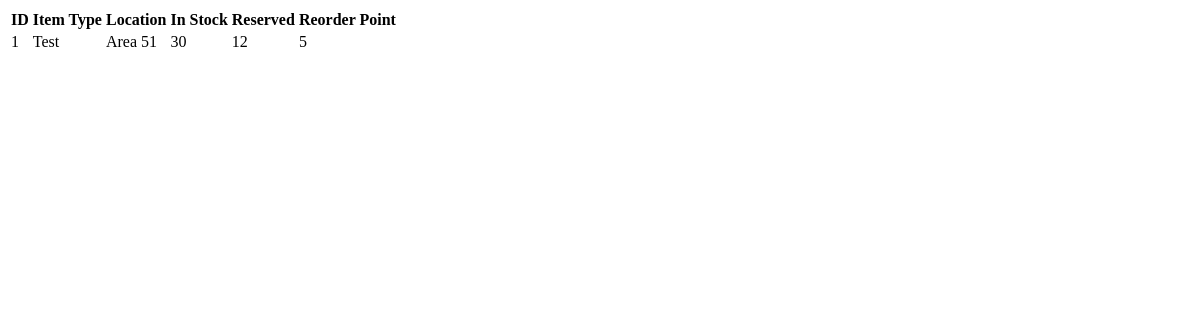
The app's page /stock/stock_list, older data.
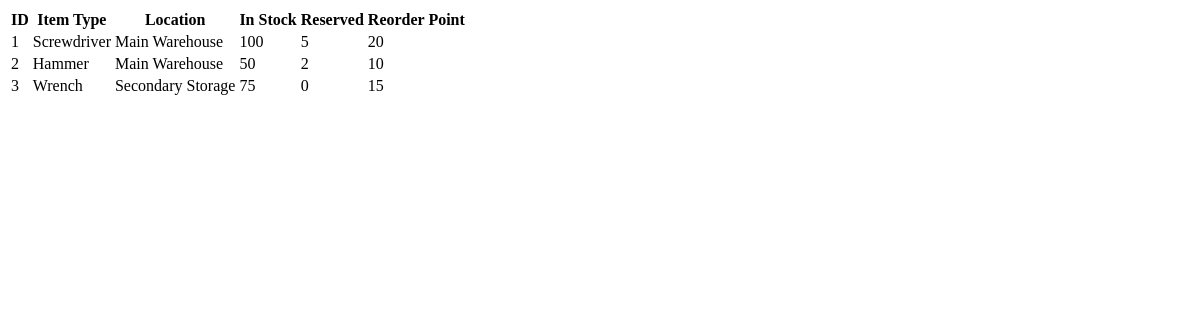
The same page, newer data.
### tables this page shows
CREATE TABLE stock (
            id INTEGER PRIMARY KEY,
            item_type_id INTEGER REFERENCES item_types(id),
            location_id INTEGER REFERENCES locations(id),
            in_stock INTEGER NOT NULL DEFAULT 0,
            reserved INTEGER NOT NULL DEFAULT 0,
            reorder_point INTEGER NOT NULL DEFAULT 5
        );

CREATE TABLE item_types (
            id INTEGER PRIMARY KEY AUTOINCREMENT,
            name TEXT NOT NULL,
            part_no TEXT UNIQUE NOT NULL,
            item_group TEXT,
            cost REAL NOT NULL
        );

CREATE TABLE locations (
            id INTEGER PRIMARY KEY,
            name TEXT NOT NULL,
            address TEXT NOT NULL
        );

### routes/stock.py (the view)
@stock_bp.route("/stock_list")
def stock_list():
    stocks = db.get_all_stocks()
    return render_template("partials/_stock_list.html", stocks=stocks)

### db.py (called while the page is built)
def get_connection():
    conn = sql.connect(DB_PATH)
    conn.execute("PRAGMA foreign_keys = ON;")
    return conn

def get_all_stocks() -> list[Stock] | None:
    return _fetch_stocks()

### templates/partials/_stock_list.html
<table class="styled-table">
    <thead>
        <tr><th>ID</th><th>Item Type</th><th>Location</th><th>In Stock</th><th>Reserved</th><th>Reorder Point</th></tr>
    </thead>
    <tbody>
        {% for stock in stocks %}
            <tr>
                <td>{{ stock.id }}</td>
                <td>{{ stock.item_type.name }}</td>
                <td>{{ stock.location.name }}</td>
                <td>{{ stock.in_stock }}</td>
                <td>{{ stock.reserved }}</td>
                <td>{{ stock.reorder_point }}</td>
            </tr>
        {% endfor %}
    </tbody>
</table>

Row changes from the older to the newer data that the page shows:
changed stock: item_type.name "Test" → "Screwdriver"; location.name "Area 51" → "Main Warehouse"; in_stock "30" → "100"; reserved "12" → "5"; reorder_point "5" → "20"
added stock: id "2", item_type.name "Hammer", location.name "Main Warehouse", in_stock "50", reserved "2", reorder_point "10"
added stock: id "3", item_type.name "Wrench", location.name "Secondary Storage", in_stock "75", reserved "0", reorder_point "15"
